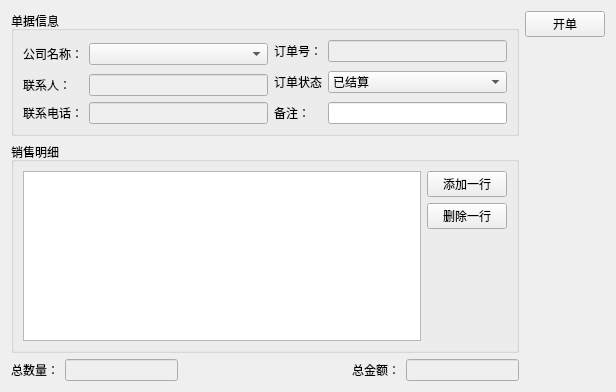
<?xml version="1.0" encoding="UTF-8"?>
<ui version="4.0">
 <class>SaleOrderWidget</class>
 <widget class="QWidget" name="SaleOrderWidget">
  <property name="geometry">
   <rect>
    <x>0</x>
    <y>0</y>
    <width>616</width>
    <height>392</height>
   </rect>
  </property>
  <property name="windowTitle">
   <string>Form</string>
  </property>
  <layout class="QHBoxLayout" name="horizontalLayout_5">
   <item>
    <layout class="QVBoxLayout" name="verticalLayout_2">
     <item>
      <widget class="QGroupBox" name="groupBox">
       <property name="title">
        <string>单据信息</string>
       </property>
       <layout class="QGridLayout" name="gridLayout">
        <item row="0" column="0" rowspan="2">
         <widget class="QLabel" name="label_4">
          <property name="text">
           <string>公司名称：</string>
          </property>
         </widget>
        </item>
        <item row="0" column="1" rowspan="2">
         <widget class="QComboBox" name="custName"/>
        </item>
        <item row="0" column="2">
         <widget class="QLabel" name="label">
          <property name="text">
           <string>订单号：</string>
          </property>
         </widget>
        </item>
        <item row="0" column="3">
         <widget class="QLineEdit" name="orderNm">
          <property name="enabled">
           <bool>false</bool>
          </property>
         </widget>
        </item>
        <item row="1" column="2" rowspan="2">
         <widget class="QLabel" name="label_2">
          <property name="text">
           <string>订单状态</string>
          </property>
         </widget>
        </item>
        <item row="1" column="3" rowspan="2">
         <widget class="QComboBox" name="comStatus">
          <item>
           <property name="text">
            <string>已结算</string>
           </property>
          </item>
          <item>
           <property name="text">
            <string>未结算</string>
           </property>
          </item>
          <item>
           <property name="text">
            <string>已出库</string>
           </property>
          </item>
         </widget>
        </item>
        <item row="2" column="0">
         <widget class="QLabel" name="label_5">
          <property name="text">
           <string>联系人：</string>
          </property>
         </widget>
        </item>
        <item row="2" column="1">
         <widget class="QLineEdit" name="editContact">
          <property name="enabled">
           <bool>false</bool>
          </property>
         </widget>
        </item>
        <item row="3" column="0">
         <widget class="QLabel" name="label_6">
          <property name="text">
           <string>联系电话：</string>
          </property>
         </widget>
        </item>
        <item row="3" column="1">
         <widget class="QLineEdit" name="editPhone">
          <property name="enabled">
           <bool>false</bool>
          </property>
         </widget>
        </item>
        <item row="3" column="2">
         <widget class="QLabel" name="label_3">
          <property name="text">
           <string>备注：</string>
          </property>
         </widget>
        </item>
        <item row="3" column="3">
         <widget class="QLineEdit" name="editRemark"/>
        </item>
       </layout>
      </widget>
     </item>
     <item>
      <widget class="QGroupBox" name="groupBox_2">
       <property name="title">
        <string>销售明细</string>
       </property>
       <layout class="QGridLayout" name="gridLayout_2">
        <item row="0" column="0">
         <layout class="QHBoxLayout" name="horizontalLayout_2">
          <item>
           <widget class="QTableView" name="tableView"/>
          </item>
          <item>
           <layout class="QVBoxLayout" name="verticalLayout_3">
            <item>
             <widget class="QPushButton" name="btnAdd">
              <property name="text">
               <string>添加一行</string>
              </property>
             </widget>
            </item>
            <item>
             <widget class="QPushButton" name="btnDelete">
              <property name="text">
               <string>删除一行</string>
              </property>
             </widget>
            </item>
            <item>
             <spacer name="verticalSpacer_2">
              <property name="orientation">
               <enum>Qt::Orientation::Vertical</enum>
              </property>
              <property name="sizeHint" stdset="0">
               <size>
                <width>20</width>
                <height>40</height>
               </size>
              </property>
             </spacer>
            </item>
           </layout>
          </item>
         </layout>
        </item>
       </layout>
      </widget>
     </item>
     <item>
      <layout class="QHBoxLayout" name="horizontalLayout_4">
       <item>
        <layout class="QHBoxLayout" name="horizontalLayout">
         <item>
          <widget class="QLabel" name="label_7">
           <property name="text">
            <string>总数量：</string>
           </property>
          </widget>
         </item>
         <item>
          <widget class="QLineEdit" name="editNumAmount">
           <property name="enabled">
            <bool>false</bool>
           </property>
          </widget>
         </item>
        </layout>
       </item>
       <item>
        <spacer name="horizontalSpacer">
         <property name="orientation">
          <enum>Qt::Orientation::Horizontal</enum>
         </property>
         <property name="sizeHint" stdset="0">
          <size>
           <width>40</width>
           <height>20</height>
          </size>
         </property>
        </spacer>
       </item>
       <item>
        <layout class="QHBoxLayout" name="horizontalLayout_3">
         <item>
          <widget class="QLabel" name="label_8">
           <property name="text">
            <string>总金额：</string>
           </property>
          </widget>
         </item>
         <item>
          <widget class="QLineEdit" name="editTotalAmount">
           <property name="enabled">
            <bool>false</bool>
           </property>
          </widget>
         </item>
        </layout>
       </item>
      </layout>
     </item>
    </layout>
   </item>
   <item>
    <layout class="QVBoxLayout" name="verticalLayout">
     <item>
      <widget class="QPushButton" name="btnOk">
       <property name="text">
        <string>开单</string>
       </property>
      </widget>
     </item>
     <item>
      <spacer name="verticalSpacer">
       <property name="orientation">
        <enum>Qt::Orientation::Vertical</enum>
       </property>
       <property name="sizeHint" stdset="0">
        <size>
         <width>20</width>
         <height>40</height>
        </size>
       </property>
      </spacer>
     </item>
    </layout>
   </item>
  </layout>
 </widget>
 <resources/>
 <connections/>
</ui>
